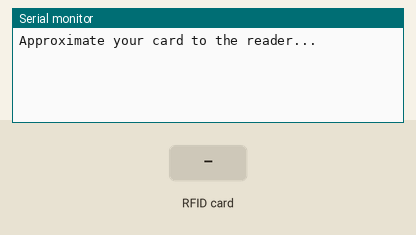
Simulated run of this sketch. Board: Arduino Uno, built with avr-gcc and run on an emulated ATmega328P. On the bench: the last lines printed to the serial monitor. The test bench sets the inputs (shaded band).

Above: at 1.2 s.
1.3 s: RFID card 5E 7A 19 C4 held to the reader
At 2.5 s:
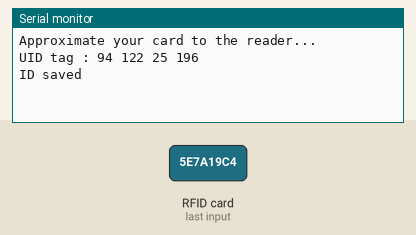
2.8 s: RFID card 5E 7A 19 C4 held to the reader
At 5.0 s:
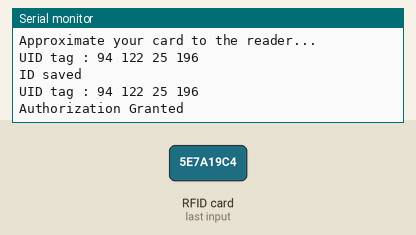

The sketch:

scannerUnoAuth.ino.ino
```cpp
/*

   All the resources for this project: https://randomnerdtutorials.com/
   Modified by Rui Santos

   Created by FILIPEFLOP

*/

#include <SPI.h>
#include <MFRC522.h>
#include <time.h>

#define SS_PIN 10
#define RST_PIN 9
MFRC522 mfrc522(SS_PIN, RST_PIN);   // Create MFRC522 instance.
bool fresh = true;                  // Makes first ID the owner ID
String owner = "";

void setup()
{
  Serial.begin(9600);   // Initiate a serial communication
  SPI.begin();      // Initiate  SPI bus
  mfrc522.PCD_Init();   // Initiate MFRC522
  Serial.println("Approximate your card to the reader...");
  Serial.println();
}
void loop()
{
  // Look for new cards
  if ( ! mfrc522.PICC_IsNewCardPresent())
  {
    return;
  }
  // Select one of the cards
  if ( ! mfrc522.PICC_ReadCardSerial())
  {
    return;
  }

  //Show UID on serial monitor
  Serial.print("UID tag :");
  String content = "";
  byte letter;
  for (byte i = 0; i < mfrc522.uid.size; i++)
  {
    Serial.print(mfrc522.uid.uidByte[i] < 0x10 ? " 0" : " ");
    Serial.print(mfrc522.uid.uidByte[i], DEC);
    content.concat(String(mfrc522.uid.uidByte[i] < 0x10 ? " 0" : " "));
    content.concat(String(mfrc522.uid.uidByte[i], DEC));
  }
  Serial.println();
  /*  First scan
      Saves scan as owner, changes fresh to false
  */
  if (fresh == true) {
    owner = content.substring(1);
    Serial.println("ID saved");
    fresh = false;
  }

  // not first scan
  else if (fresh == false) {
    /* if new scan is saved ID from first scan,
       grants access, resets owner string to "", and resets fresh to true
    */
    if (owner == content.substring(1)) {
      Serial.println("Authorization Granted");
      owner = "";
      fresh = true;
    }
    /*  if new scan is not saved ID from first scan,
        denies access and goes back to scanning for card
    */
    else if (owner != content.substring(1)) {
      Serial.println("Authorization Denied");
    }
  }
  /*  print separator line and delay to
      keep from repeatedly scanning the same
      ID over and over per second
  */
  Serial.println();
  delay(3000);
}
```

Measured:
- after the input at 1.3 s, the serial monitor: prints a new line at once (image 1)
- after the input at 2.8 s, the serial monitor: prints a new line after 1.5 s (image 2)
